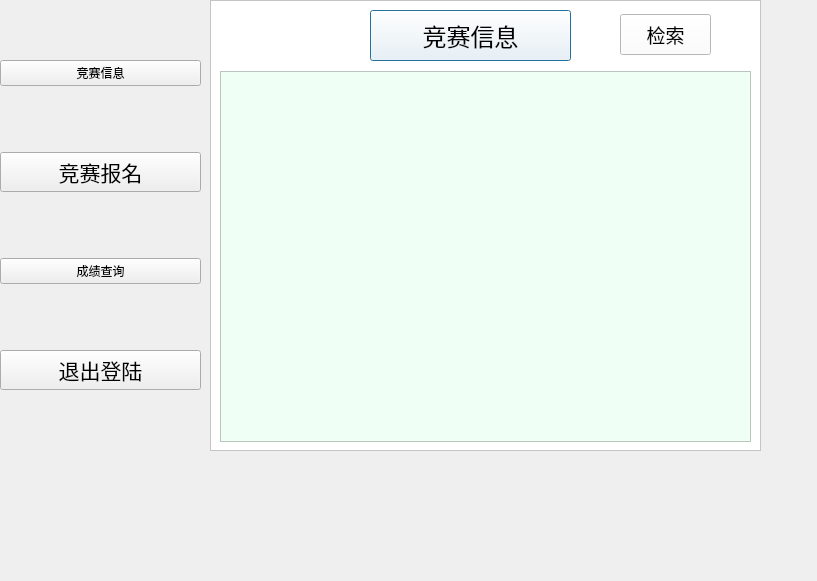
<?xml version="1.0" encoding="UTF-8"?>
<ui version="4.0">
 <class>competition_information</class>
 <widget class="QDialog" name="competition_information">
  <property name="geometry">
   <rect>
    <x>0</x>
    <y>0</y>
    <width>817</width>
    <height>581</height>
   </rect>
  </property>
  <property name="windowTitle">
   <string>Dialog</string>
  </property>
  <widget class="QFrame" name="frame">
   <property name="geometry">
    <rect>
     <x>210</x>
     <y>0</y>
     <width>551</width>
     <height>451</height>
    </rect>
   </property>
   <property name="styleSheet">
    <string notr="true">background-color: rgb(255, 255, 255);</string>
   </property>
   <property name="frameShape">
    <enum>QFrame::StyledPanel</enum>
   </property>
   <property name="frameShadow">
    <enum>QFrame::Raised</enum>
   </property>
   <widget class="QPushButton" name="pushButton_3">
    <property name="geometry">
     <rect>
      <x>160</x>
      <y>10</y>
      <width>201</width>
      <height>51</height>
     </rect>
    </property>
    <property name="font">
     <font>
      <family>Arial</family>
      <pointsize>18</pointsize>
     </font>
    </property>
    <property name="text">
     <string>竞赛信息</string>
    </property>
   </widget>
   <widget class="QTableView" name="tableView">
    <property name="geometry">
     <rect>
      <x>10</x>
      <y>71</y>
      <width>531</width>
      <height>371</height>
     </rect>
    </property>
    <property name="styleSheet">
     <string notr="true">background-color: rgb(240, 255, 245);
</string>
    </property>
   </widget>
   <widget class="QPushButton" name="pushButton_6">
    <property name="geometry">
     <rect>
      <x>410</x>
      <y>14</y>
      <width>91</width>
      <height>41</height>
     </rect>
    </property>
    <property name="font">
     <font>
      <family>Arial</family>
      <pointsize>14</pointsize>
     </font>
    </property>
    <property name="text">
     <string>检索</string>
    </property>
   </widget>
  </widget>
  <widget class="QWidget" name="verticalLayoutWidget">
   <property name="geometry">
    <rect>
     <x>0</x>
     <y>0</y>
     <width>201</width>
     <height>451</height>
    </rect>
   </property>
   <layout class="QVBoxLayout" name="verticalLayout">
    <item>
     <widget class="QPushButton" name="pushButton_4">
      <property name="styleSheet">
       <string notr="true">font: 16pt &quot;Arial&quot;;</string>
      </property>
      <property name="text">
       <string>竞赛信息</string>
      </property>
     </widget>
    </item>
    <item>
     <widget class="QPushButton" name="pushButton">
      <property name="font">
       <font>
        <family>Arial</family>
        <pointsize>16</pointsize>
       </font>
      </property>
      <property name="text">
       <string>竞赛报名</string>
      </property>
     </widget>
    </item>
    <item>
     <widget class="QPushButton" name="pushButton_5">
      <property name="styleSheet">
       <string notr="true">font: 16pt &quot;Arial&quot;;</string>
      </property>
      <property name="text">
       <string>成绩查询</string>
      </property>
     </widget>
    </item>
    <item>
     <widget class="QPushButton" name="pushButton_2">
      <property name="font">
       <font>
        <family>Arial</family>
        <pointsize>16</pointsize>
       </font>
      </property>
      <property name="text">
       <string>退出登陆</string>
      </property>
     </widget>
    </item>
   </layout>
  </widget>
 </widget>
 <resources/>
 <connections/>
</ui>
